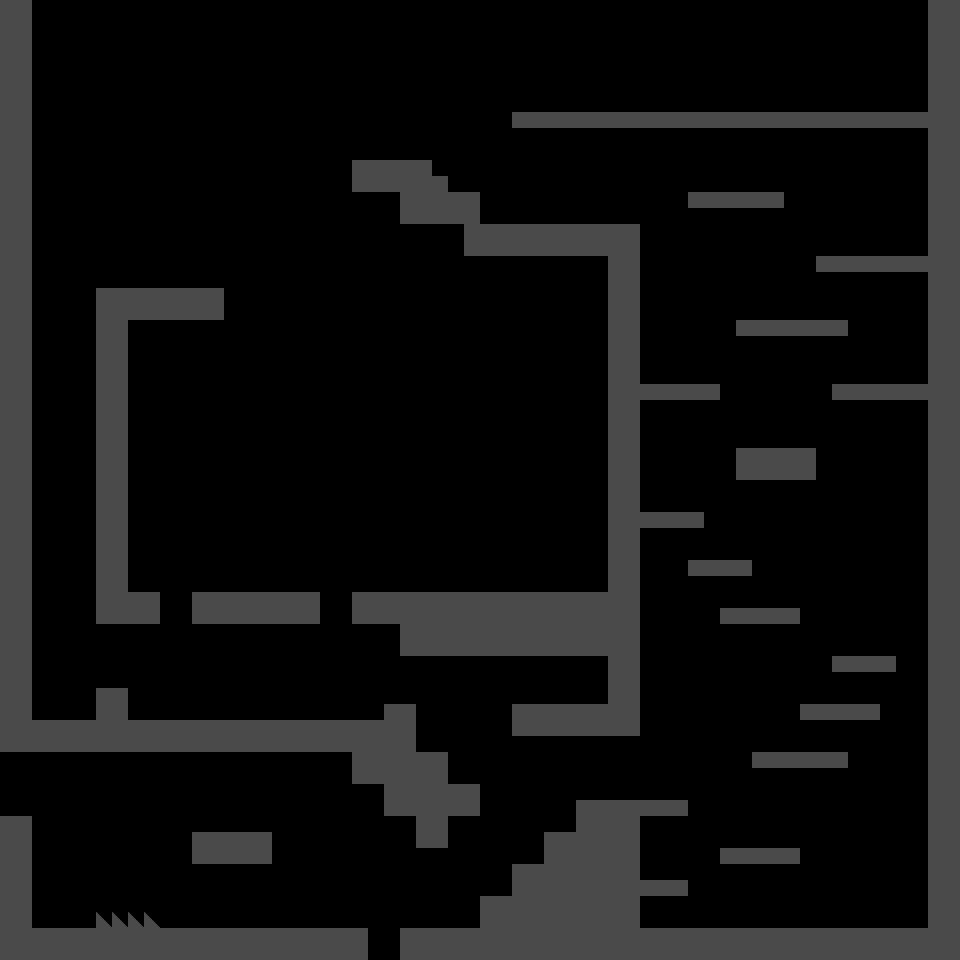

A 2D game scene composited from a Tiled map and its tileset images. What follows is a short description and the map's XML, with each tile layer's data collapsed to a summary:
An orthogonal 60x60 tile map with 16x16 px tiles, 1 tile layer (Map) and 21 objects (13x item, 3x enemy, 3x Environment, player, map).

<map version="1.2" tiledversion="1.2.3" orientation="orthogonal" renderorder="right-down" width="60" height="60" tilewidth="16" tileheight="16" infinite="0" nextlayerid="10" nextobjectid="93">
 <tileset firstgid="1" name="tileset" tilewidth="16" tileheight="16" tilecount="4" columns="2">
  <image source="tileset.png" width="32" height="32" />
  <tile id="2">
   <properties>
    <property name="nez:isOneWayPlatform" type="bool" value="true" />
   </properties>
  </tile>
  <tile id="3">
   <properties>
    <property name="nez:isSlope" type="bool" value="true" />
    <property name="nez:slopeTopLeft" type="int" value="0" />
    <property name="nez:slopeTopRight" type="int" value="15" />
   </properties>
  </tile>
 </tileset>
 <layer id="9" name="Map" width="60" height="60">
  <data>[3600 cells, 845 non-empty, 2 distinct tile ids]</data>
 </layer>
 <objectgroup id="2" name="Entities">
  <object id="6" name="Player" type="player" x="688" y="96" width="14.8796" height="15.3826" />
  <object id="37" name="Coin" type="item" x="191" y="800" width="16" height="16" />
  <object id="58" name="Coin" type="item" x="223" y="800" width="16" height="16" />
  <object id="59" name="Coin" type="item" x="255" y="800" width="16" height="16" />
  <object id="62" name="Coin" type="item" x="376" y="880" width="16" height="16" />
  <object id="63" name="Coin" type="item" x="159" y="544" width="16" height="16" />
  <object id="64" name="Coin" type="item" x="175" y="544" width="16" height="16" />
  <object id="65" name="Coin" type="item" x="511" y="752" width="16" height="16" />
  <object id="66" name="Coin" type="item" x="335" y="912" width="16" height="16" />
  <object id="67" name="Coin" type="item" x="415" y="912" width="16" height="16" />
  <object id="68" name="Coin" type="item" x="527" y="688" width="16" height="16" />
  <object id="69" name="Coin" type="item" x="559" y="688" width="16" height="16" />
  <object id="70" name="Coin" type="item" x="591" y="688" width="16" height="16" />
  <object id="71" name="Bug" type="enemy" x="160" y="704" width="16" height="16" />
  <object id="74" name="Damage" type="Environment" x="367" y="960" width="32" height="1" />
  <object id="75" name="Damage" type="Environment" x="0" y="752" height="64" />
  <object id="78" name="Exit" type="map" x="464" y="560" width="32" height="32" />
  <object id="84" name="Diamond" type="item" x="224" y="912" width="16" height="16" />
  <object id="85" name="Damage" type="Environment" x="96" y="912" width="64" height="16" />
  <object id="91" name="Mine" type="enemy" x="48" y="704" />
  <object id="92" name="Mine" type="enemy" x="80" y="704" />
 </objectgroup>
</map>
